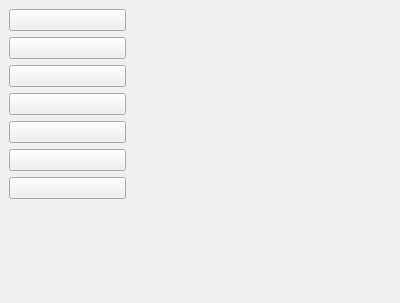
<?xml version="1.0" encoding="UTF-8"?>
<ui version="4.0">
 <class>frmVC</class>
 <widget class="QWidget" name="frmVC">
  <property name="geometry">
   <rect>
    <x>0</x>
    <y>0</y>
    <width>400</width>
    <height>303</height>
   </rect>
  </property>
  <property name="windowTitle">
   <string>Form</string>
  </property>
  <layout class="QHBoxLayout" name="horizontalLayout">
   <property name="spacing">
    <number>0</number>
   </property>
   <property name="leftMargin">
    <number>0</number>
   </property>
   <property name="topMargin">
    <number>0</number>
   </property>
   <property name="rightMargin">
    <number>0</number>
   </property>
   <property name="bottomMargin">
    <number>0</number>
   </property>
   <item>
    <widget class="QWidget" name="widgetLeft" native="true">
     <property name="minimumSize">
      <size>
       <width>135</width>
       <height>0</height>
      </size>
     </property>
     <property name="autoFillBackground">
      <bool>true</bool>
     </property>
     <layout class="QVBoxLayout" name="verticalLayout">
      <item>
       <widget class="QPushButton" name="btnBatteryI">
        <property name="text">
         <string/>
        </property>
       </widget>
      </item>
      <item>
       <widget class="QPushButton" name="btnBatteryII">
        <property name="text">
         <string/>
        </property>
       </widget>
      </item>
      <item>
       <widget class="QPushButton" name="btnBatteryIII">
        <property name="text">
         <string/>
        </property>
       </widget>
      </item>
      <item>
       <widget class="QPushButton" name="btnBatteryIV">
        <property name="text">
         <string/>
        </property>
       </widget>
      </item>
      <item>
       <widget class="QPushButton" name="btnBatteryV">
        <property name="text">
         <string/>
        </property>
       </widget>
      </item>
      <item>
       <widget class="QPushButton" name="btnBatteryVI">
        <property name="text">
         <string/>
        </property>
       </widget>
      </item>
      <item>
       <widget class="QPushButton" name="btnBatteryVII">
        <property name="text">
         <string/>
        </property>
       </widget>
      </item>
      <item>
       <spacer name="verticalSpacer">
        <property name="orientation">
         <enum>Qt::Vertical</enum>
        </property>
        <property name="sizeHint" stdset="0">
         <size>
          <width>20</width>
          <height>414</height>
         </size>
        </property>
       </spacer>
      </item>
     </layout>
    </widget>
   </item>
   <item>
    <widget class="QStackedWidget" name="stackedWidget"/>
   </item>
  </layout>
 </widget>
 <resources/>
 <connections/>
</ui>
